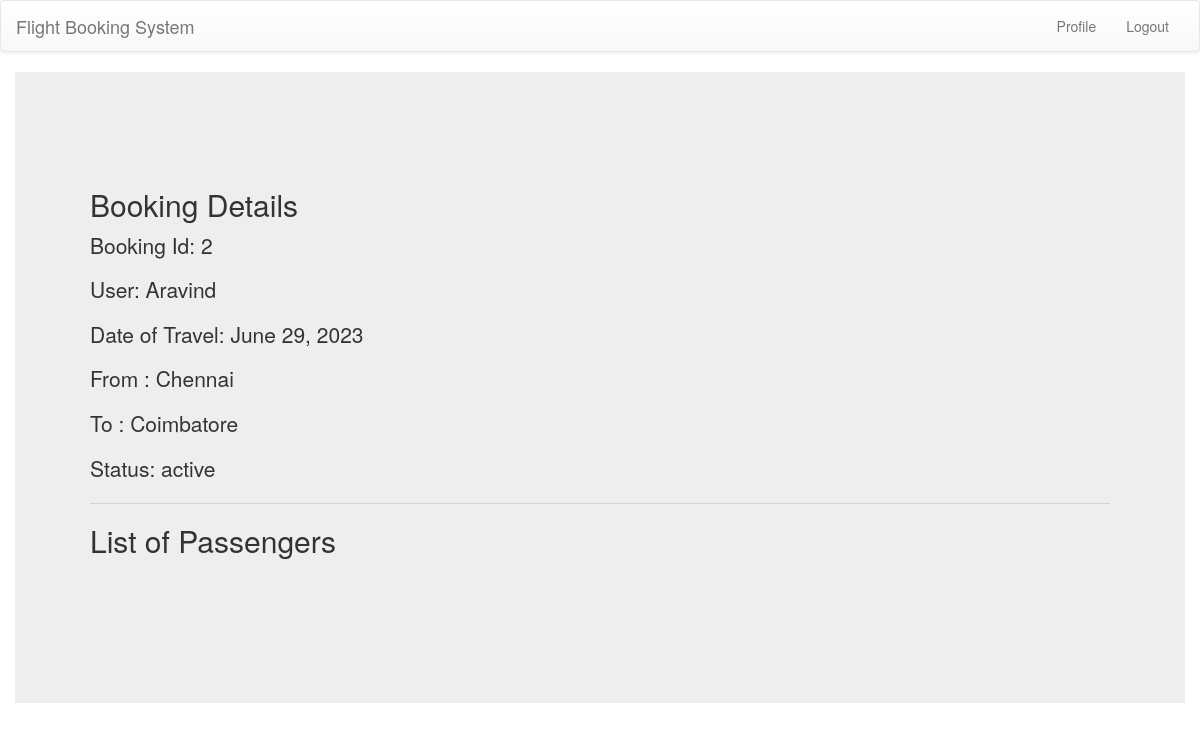
/booking-details/2 (signed in), run on the app's committed database.
### user/models.py (models this page shows, shortened)
class Bookings(models.Model):
    user_id=models.ForeignKey(User,on_delete=models.SET_NULL,blank=True,null=True)
    travel=models.ForeignKey(Travel,on_delete=models.SET_NULL,blank=True,null=True)
    passengers_count=models.PositiveIntegerField(default=1)
    passengers_names=models.ManyToManyField(Passengers)

class User(AbstractUser):
    username=None
    name=models.CharField(max_length=30)
    email=models.EmailField(unique=True)
    phone_number=models.CharField(max_length=10)
    USERNAME_FIELD='email'
    REQUIRED_FIELDS=[]
    objects=UserManager()

class Travel(models.Model):
    flight_id=models.ForeignKey(Flight,on_delete=models.CASCADE)
    remain=models.PositiveIntegerField(default=60)
    date=models.DateField(default=timezone.now().date())
    status=models.CharField(max_length=10)

class Flight(models.Model):
    name=models.CharField(max_length=10)
    airline=models.ForeignKey(AirLine,on_delete=models.CASCADE)
    source=models.ForeignKey(Airports,on_delete=models.SET_NULL,blank=True,null=True,related_name="depart")
    destination=models.ForeignKey(Airports,on_delete=models.SET_NULL,blank=True,null=True,related_name="arrive")
    time_of_departure=models.TimeField(default=timezone.now().time())
    duration_of_travel=models.PositiveIntegerField()

class Airports(models.Model):
    name=models.CharField(max_length=10)

### user/views.py (the view)
# urls.py: path("booking-details/<int:id>",booking_details,name="booking-detail"),
@login_required(login_url="/login")
def booking_details(request,id):
    user=request.user
    try:
        booking=Bookings.objects.get(id=id)
    except:
        raise ValueError("Invalid booking Id")
    if user!=booking.user_id:
        return HttpResponse("<h1>You are not authorized to view this page</h1>")
    print(booking.passengers_names)
    return render(request,"booking-detail.html",context={"booking":booking})

### templates/booking-detail.html (shortened to what this page needs)
{% extends 'home.html' %}
{% block main %}
<div class="jumbotron container">
    <div class="jumbotron">
        <h2 class="display-4">Booking Details</h2>
        <p class="lead">Booking Id:     {{booking.id}}</p>
        <p class="lead">User:           {{booking.user_id.name}}</p>
        <p class="lead">Date of Travel: {{booking.travel.date}}</p>
        <p class="lead">From :          {{booking.travel.flight_id.source.name}}</p>
        <p class="lead">To :            {{booking.travel.flight_id.destination.name}}</p>
        <p class="status">Status:       {{booking.travel.status}}</p>
        <hr class="my-4">
        <h2>List of Passengers</h2>
      </div>
  </div>
{% endblock main %}

### data on the page
Bookings: id "2", user_id.name "Aravind", travel "June 29, 2023", travel.flight_id.source.name "Chennai", travel.flight_id.destination.name "Coimbatore", travel.status "active"
